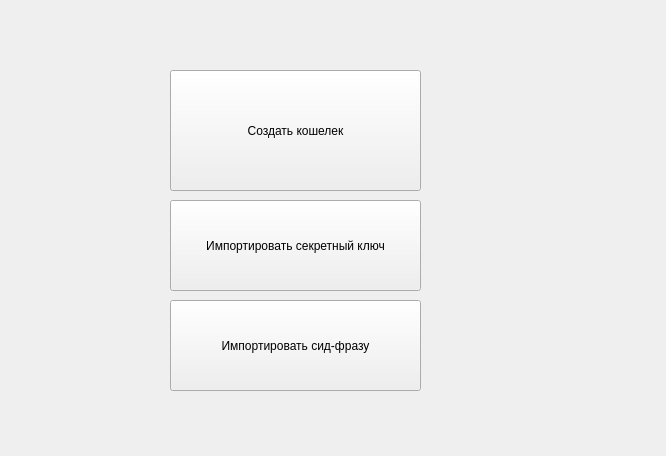
<?xml version="1.0" encoding="UTF-8"?>
<ui version="4.0">
 <class>MainWindow</class>
 <widget class="QMainWindow" name="MainWindow">
  <property name="geometry">
   <rect>
    <x>0</x>
    <y>0</y>
    <width>666</width>
    <height>456</height>
   </rect>
  </property>
  <property name="windowTitle">
   <string>MainWindow</string>
  </property>
  <widget class="QWidget" name="centralwidget">
   <widget class="QStackedWidget" name="stackedWidget">
    <property name="geometry">
     <rect>
      <x>0</x>
      <y>10</y>
      <width>661</width>
      <height>451</height>
     </rect>
    </property>
    <property name="currentIndex">
     <number>0</number>
    </property>
    <widget class="QWidget" name="welcome">
     <widget class="QPushButton" name="create_wallet">
      <property name="geometry">
       <rect>
        <x>170</x>
        <y>60</y>
        <width>251</width>
        <height>121</height>
       </rect>
      </property>
      <property name="text">
       <string>Создать кошелек</string>
      </property>
     </widget>
     <widget class="QPushButton" name="import_wallet">
      <property name="geometry">
       <rect>
        <x>170</x>
        <y>190</y>
        <width>251</width>
        <height>91</height>
       </rect>
      </property>
      <property name="text">
       <string>Импортировать секретный ключ</string>
      </property>
     </widget>
     <widget class="QPushButton" name="import_wallet_from_seed">
      <property name="geometry">
       <rect>
        <x>170</x>
        <y>290</y>
        <width>251</width>
        <height>91</height>
       </rect>
      </property>
      <property name="acceptDrops">
       <bool>false</bool>
      </property>
      <property name="layoutDirection">
       <enum>Qt::LeftToRight</enum>
      </property>
      <property name="text">
       <string>Импортировать сид-фразу</string>
      </property>
     </widget>
    </widget>
    <widget class="QWidget" name="importer">
     <widget class="QLineEdit" name="private_key_2">
      <property name="enabled">
       <bool>false</bool>
      </property>
      <property name="geometry">
       <rect>
        <x>20</x>
        <y>40</y>
        <width>571</width>
        <height>26</height>
       </rect>
      </property>
      <property name="autoFillBackground">
       <bool>false</bool>
      </property>
      <property name="text">
       <string>Вставьте ваш секретный ключ</string>
      </property>
      <property name="frame">
       <bool>true</bool>
      </property>
      <property name="readOnly">
       <bool>false</bool>
      </property>
      <property name="clearButtonEnabled">
       <bool>true</bool>
      </property>
     </widget>
     <widget class="QPushButton" name="check">
      <property name="geometry">
       <rect>
        <x>20</x>
        <y>120</y>
        <width>181</width>
        <height>41</height>
       </rect>
      </property>
      <property name="text">
       <string>Проверить</string>
      </property>
     </widget>
     <widget class="QLineEdit" name="public_key_2">
      <property name="geometry">
       <rect>
        <x>20</x>
        <y>190</y>
        <width>571</width>
        <height>26</height>
       </rect>
      </property>
      <property name="readOnly">
       <bool>true</bool>
      </property>
     </widget>
     <widget class="QLineEdit" name="address_2">
      <property name="geometry">
       <rect>
        <x>20</x>
        <y>240</y>
        <width>571</width>
        <height>26</height>
       </rect>
      </property>
      <property name="readOnly">
       <bool>true</bool>
      </property>
     </widget>
     <widget class="QLabel" name="line_open">
      <property name="geometry">
       <rect>
        <x>20</x>
        <y>170</y>
        <width>121</width>
        <height>18</height>
       </rect>
      </property>
      <property name="text">
       <string>Открытый ключ</string>
      </property>
     </widget>
     <widget class="QLabel" name="label_5">
      <property name="geometry">
       <rect>
        <x>20</x>
        <y>220</y>
        <width>121</width>
        <height>18</height>
       </rect>
      </property>
      <property name="text">
       <string>Адрес</string>
      </property>
     </widget>
     <widget class="QPushButton" name="finish_import">
      <property name="enabled">
       <bool>true</bool>
      </property>
      <property name="geometry">
       <rect>
        <x>250</x>
        <y>380</y>
        <width>181</width>
        <height>41</height>
       </rect>
      </property>
      <property name="text">
       <string>Импортировать</string>
      </property>
      <property name="checkable">
       <bool>false</bool>
      </property>
      <property name="autoDefault">
       <bool>false</bool>
      </property>
     </widget>
     <widget class="QProgressBar" name="import_progress">
      <property name="geometry">
       <rect>
        <x>20</x>
        <y>290</y>
        <width>571</width>
        <height>23</height>
       </rect>
      </property>
      <property name="value">
       <number>0</number>
      </property>
     </widget>
     <widget class="QPushButton" name="finish_import_2">
      <property name="enabled">
       <bool>false</bool>
      </property>
      <property name="geometry">
       <rect>
        <x>460</x>
        <y>380</y>
        <width>181</width>
        <height>41</height>
       </rect>
      </property>
      <property name="text">
       <string>Завершить</string>
      </property>
      <property name="checkable">
       <bool>false</bool>
      </property>
      <property name="autoDefault">
       <bool>false</bool>
      </property>
     </widget>
     <widget class="QComboBox" name="import_options">
      <property name="geometry">
       <rect>
        <x>20</x>
        <y>0</y>
        <width>191</width>
        <height>26</height>
       </rect>
      </property>
      <property name="editable">
       <bool>false</bool>
      </property>
      <property name="currentIndex">
       <number>0</number>
      </property>
      <item>
       <property name="text">
        <string>Вариант импорта</string>
       </property>
      </item>
      <item>
       <property name="text">
        <string>Секретный ключ</string>
       </property>
      </item>
      <item>
       <property name="text">
        <string>Мнемоническая фраза</string>
       </property>
      </item>
     </widget>
     <widget class="QLineEdit" name="mnemonic_2">
      <property name="enabled">
       <bool>false</bool>
      </property>
      <property name="geometry">
       <rect>
        <x>20</x>
        <y>80</y>
        <width>571</width>
        <height>26</height>
       </rect>
      </property>
      <property name="text">
       <string>Вставьте вашу мнемоническую фразу</string>
      </property>
      <property name="clearButtonEnabled">
       <bool>true</bool>
      </property>
     </widget>
    </widget>
    <widget class="QWidget" name="creator">
     <widget class="QLineEdit" name="private_key">
      <property name="geometry">
       <rect>
        <x>10</x>
        <y>120</y>
        <width>631</width>
        <height>26</height>
       </rect>
      </property>
      <property name="echoMode">
       <enum>QLineEdit::Password</enum>
      </property>
      <property name="readOnly">
       <bool>true</bool>
      </property>
     </widget>
     <widget class="QLineEdit" name="public_key">
      <property name="geometry">
       <rect>
        <x>10</x>
        <y>190</y>
        <width>631</width>
        <height>26</height>
       </rect>
      </property>
      <property name="readOnly">
       <bool>true</bool>
      </property>
     </widget>
     <widget class="QLineEdit" name="address">
      <property name="geometry">
       <rect>
        <x>10</x>
        <y>260</y>
        <width>631</width>
        <height>26</height>
       </rect>
      </property>
      <property name="readOnly">
       <bool>true</bool>
      </property>
     </widget>
     <widget class="QLabel" name="label">
      <property name="geometry">
       <rect>
        <x>10</x>
        <y>90</y>
        <width>121</width>
        <height>18</height>
       </rect>
      </property>
      <property name="text">
       <string>Секретный ключ</string>
      </property>
     </widget>
     <widget class="QLabel" name="label_2">
      <property name="geometry">
       <rect>
        <x>10</x>
        <y>160</y>
        <width>121</width>
        <height>18</height>
       </rect>
      </property>
      <property name="text">
       <string>Открытый ключ</string>
      </property>
     </widget>
     <widget class="QLabel" name="label_3">
      <property name="geometry">
       <rect>
        <x>10</x>
        <y>230</y>
        <width>121</width>
        <height>18</height>
       </rect>
      </property>
      <property name="text">
       <string>Адрес</string>
      </property>
     </widget>
     <widget class="QPushButton" name="generate">
      <property name="geometry">
       <rect>
        <x>450</x>
        <y>380</y>
        <width>191</width>
        <height>51</height>
       </rect>
      </property>
      <property name="text">
       <string>Генерировать</string>
      </property>
     </widget>
     <widget class="QPushButton" name="go">
      <property name="enabled">
       <bool>false</bool>
      </property>
      <property name="geometry">
       <rect>
        <x>450</x>
        <y>310</y>
        <width>191</width>
        <height>51</height>
       </rect>
      </property>
      <property name="text">
       <string>Перейти к использованию</string>
      </property>
     </widget>
     <widget class="QLabel" name="warning_label">
      <property name="geometry">
       <rect>
        <x>10</x>
        <y>250</y>
        <width>361</width>
        <height>61</height>
       </rect>
      </property>
      <property name="text">
       <string/>
      </property>
     </widget>
     <widget class="QPushButton" name="show_private_key">
      <property name="enabled">
       <bool>false</bool>
      </property>
      <property name="geometry">
       <rect>
        <x>240</x>
        <y>380</y>
        <width>191</width>
        <height>51</height>
       </rect>
      </property>
      <property name="text">
       <string>Показать секретный ключ</string>
      </property>
     </widget>
     <widget class="QLineEdit" name="mnemonic">
      <property name="geometry">
       <rect>
        <x>10</x>
        <y>50</y>
        <width>631</width>
        <height>26</height>
       </rect>
      </property>
      <property name="echoMode">
       <enum>QLineEdit::Password</enum>
      </property>
      <property name="readOnly">
       <bool>true</bool>
      </property>
     </widget>
     <widget class="QLabel" name="label_6">
      <property name="geometry">
       <rect>
        <x>10</x>
        <y>20</y>
        <width>161</width>
        <height>18</height>
       </rect>
      </property>
      <property name="text">
       <string>Мнемоническая фраза</string>
      </property>
     </widget>
    </widget>
    <widget class="QWidget" name="password_creator">
     <widget class="QLabel" name="label_4">
      <property name="geometry">
       <rect>
        <x>10</x>
        <y>10</y>
        <width>371</width>
        <height>18</height>
       </rect>
      </property>
      <property name="text">
       <string>Задайте пароль для шифрования вашего кошелька</string>
      </property>
     </widget>
     <widget class="QLineEdit" name="password">
      <property name="geometry">
       <rect>
        <x>20</x>
        <y>40</y>
        <width>331</width>
        <height>26</height>
       </rect>
      </property>
      <property name="echoMode">
       <enum>QLineEdit::Password</enum>
      </property>
     </widget>
     <widget class="QCheckBox" name="show_password">
      <property name="geometry">
       <rect>
        <x>20</x>
        <y>90</y>
        <width>161</width>
        <height>24</height>
       </rect>
      </property>
      <property name="text">
       <string>Показать пароль</string>
      </property>
     </widget>
     <widget class="QPushButton" name="confirm">
      <property name="geometry">
       <rect>
        <x>390</x>
        <y>340</y>
        <width>211</width>
        <height>41</height>
       </rect>
      </property>
      <property name="text">
       <string>Перейти к использованию</string>
      </property>
     </widget>
    </widget>
    <widget class="QWidget" name="importer_from_seed">
     <widget class="QLineEdit" name="mnemonic_import">
      <property name="geometry">
       <rect>
        <x>10</x>
        <y>50</y>
        <width>631</width>
        <height>26</height>
       </rect>
      </property>
      <property name="echoMode">
       <enum>QLineEdit::Password</enum>
      </property>
      <property name="readOnly">
       <bool>true</bool>
      </property>
     </widget>
     <widget class="QLabel" name="label_7">
      <property name="geometry">
       <rect>
        <x>10</x>
        <y>20</y>
        <width>161</width>
        <height>18</height>
       </rect>
      </property>
      <property name="text">
       <string>Мнемоническая фраза</string>
      </property>
     </widget>
     <widget class="QPushButton" name="pushButton">
      <property name="geometry">
       <rect>
        <x>10</x>
        <y>90</y>
        <width>191</width>
        <height>51</height>
       </rect>
      </property>
      <property name="text">
       <string>Проверить</string>
      </property>
     </widget>
     <widget class="QPushButton" name="pushButton_2">
      <property name="geometry">
       <rect>
        <x>250</x>
        <y>370</y>
        <width>191</width>
        <height>51</height>
       </rect>
      </property>
      <property name="text">
       <string>Импортировать</string>
      </property>
     </widget>
     <widget class="QPushButton" name="pushButton_3">
      <property name="geometry">
       <rect>
        <x>450</x>
        <y>370</y>
        <width>191</width>
        <height>51</height>
       </rect>
      </property>
      <property name="text">
       <string>Завершить</string>
      </property>
     </widget>
    </widget>
   </widget>
  </widget>
 </widget>
 <resources/>
 <connections/>
</ui>
